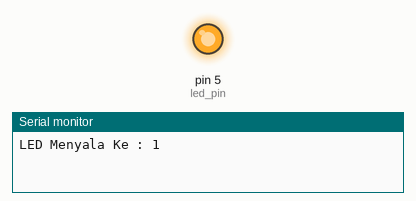
A sketch run on a simulated Arduino Uno, built with avr-gcc and run on an emulated ATmega328P. Shown: output pins drawn as LEDs (lit = HIGH), the last lines printed to the serial monitor.

Above: at 0.1 s.
At 13.3 s:
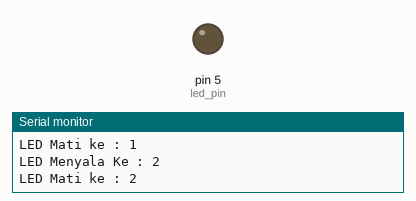
Timing chart, 0 to 14.8 s (numbered marks = the images above):
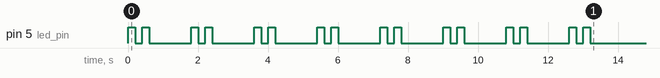

The sketch:

for_loop.ino
```cpp
// perulangan (for loop)
#define led_pin 5

int counter = 1;

void ledBlink(int atas, int bawah) {
  for(int counter = 1; counter <= atas; counter++) {
    for(int counter2 = 1; counter2 <= bawah; counter2++) {
        digitalWrite(led_pin, HIGH);
        Serial.print("LED Menyala Ke : ");
        Serial.println(counter2);  // turn the LED on (HIGH is the voltage level)
        delay(200);   // wait for a second

        digitalWrite(led_pin, LOW);
        Serial.print("LED Mati ke : ");
        Serial.println(counter2);   // turn the LED off by making the voltage LOW
        delay(200);   // wait for a second
    }
    Serial.println(" ");
    delay(1000);  // wait for a second
  }
  Serial.println("Sleeping....");
  Serial.println(" ");
}

// the setup function runs once when you press reset or power the board
void setup() {
  // initialize digital pin LED_BUILTIN as an output.
  pinMode(led_pin, OUTPUT);
  Serial.begin(9600);

  ledBlink(8, 2);
}

// the loop function runs over and over again forever
void loop() {

}
```
